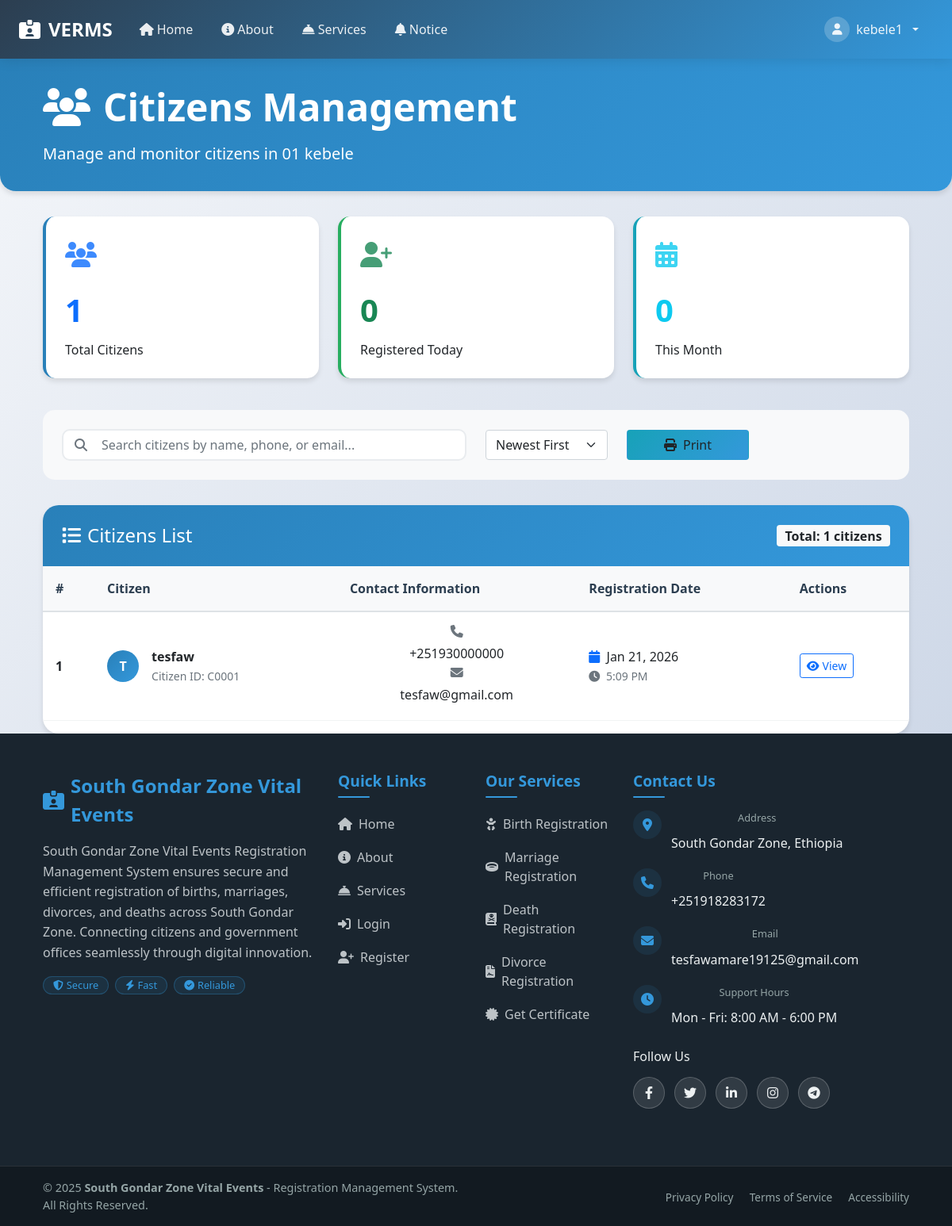
The app's page /kebele_officer/citizens.php (signed in) with its own data.
### tables this page shows
CREATE TABLE `kebeles` (
  `id` int(11) NOT NULL,
  `zone_id` int(11) NOT NULL,
  `woreda_id` int(11) NOT NULL,
  `kebele_name` varchar(100) NOT NULL,
  `phone` varchar(20) NOT NULL,
  `kebele_officer_id` int(11) NOT NULL,
  `created_at` timestamp NOT NULL DEFAULT current_timestamp()
);

CREATE TABLE `users` (
  `id` int(11) NOT NULL,
  `fullname` varchar(100) NOT NULL,
  `username` varchar(50) NOT NULL,
  `email` varchar(100) NOT NULL,
  `phone` varchar(30) NOT NULL,
  `kebele` varchar(100) NOT NULL,
  `woreda` varchar(100) NOT NULL,
  `zone` varchar(100) NOT NULL,
  `password` varchar(255) NOT NULL,
  `role` enum('kebele','woreda','zone','admin','citizen','statistician') NOT NULL,
  `status` enum('active','inactive') DEFAULT 'active',
  `active` tinyint(1) DEFAULT 1,
  `created_at` timestamp NOT NULL DEFAULT current_timestamp(),
  `security_answer` varchar(255) DEFAULT NULL,
  `security_question` varchar(255) DEFAULT NULL
);

### kebele_officer/citizens.php (the view, shortened to what this page needs)
<?php
require_once '../includes/db_connection.php';
$officer_id = $_SESSION['user_id'];
$stmt = $conn->prepare("SELECT kebele_name FROM kebeles WHERE kebele_officer_id = ?");
$stmt->bind_param("i", $officer_id);
$stmt->execute();
$kebele = $stmt->get_result()->fetch_assoc();
$kebele_name = $kebele['kebele_name'];
$stmt = $conn->prepare("SELECT fullname, phone, email, created_at FROM users WHERE role = 'citizen' AND kebele = ? ORDER BY id DESC");
$stmt->bind_param("s", $kebele_name);
$stmt->execute();
$citizens = $stmt->get_result();
$total_citizens = $citizens->num_rows;
$today_citizens = $conn->query("SELECT COUNT(*) as count FROM users WHERE role = 'citizen' AND kebele = '$kebele_name' AND DATE(created_at) = CURDATE()")->fetch_assoc()['count'];
$month_citizens = $conn->query("SELECT COUNT(*) as count FROM users WHERE role = 'citizen' AND kebele = '$kebele_name' AND MONTH(created_at) = MONTH(CURDATE()) AND YEAR(created_at) = YEAR(CURDATE())")->fetch_assoc()['count'];
?>
<!DOCTYPE html>
<html lang='en'>
<head>
    <link href='https://cdn.jsdelivr.net/npm/bootstrap@5.3.0/dist/css/bootstrap.min.css' rel='stylesheet'>
    <link rel="stylesheet" href="https://cdnjs.cloudflare.com/ajax/libs/font-awesome/6.4.0/css/all.min.css">
</head>
<body>
<?php include_once __DIR__ . '/../includes/header.php'; ?>
<div class="dashboard-header">
    <div class="container">
        <div class="row align-items-center">
            <div class="col-md-8">
                <h1 class="display-5 fw-bold mb-3">
                    <i class="fas fa-users me-3"></i>Citizens Management
                </h1>
                <p class="lead mb-0">Manage and monitor citizens in <strong><?= htmlspecialchars($kebele_name) ?></strong> kebele</p>
            </div>
            <div class="col-md-4 text-end">
            </div>
        </div>
    </div>
</div>
<div class="container">
    <div class="row mb-4">
        <div class="col-md-4 mb-3">
            <div class="stat-card total">
                <div class="stat-icon text-primary">
                    <i class="fas fa-users"></i>
                </div>
                <div class="stat-number text-primary"><?= $total_citizens ?></div>
                <div class="stat-label">Total Citizens</div>
            </div>
        </div>
        <div class="col-md-4 mb-3">
            <div class="stat-card today">
                <div class="stat-icon text-success">
                    <i class="fas fa-user-plus"></i>
                </div>
                <div class="stat-number text-success"><?= $today_citizens ?></div>
                <div class="stat-label">Registered Today</div>
            </div>
        </div>
        <div class="col-md-4 mb-3">
            <div class="stat-card month">
                <div class="stat-icon text-info">
                    <i class="fas fa-calendar-alt"></i>
                </div>
                <div class="stat-number text-info"><?= $month_citizens ?></div>
                <div class="stat-label">This Month</div>
            </div>
        </div>
    </div>
    <div class="filter-section no-print">
        <div class="row align-items-center">
            <div class="col-md-6">
                <div class="search-box">
                    <i class="fas fa-search"></i>
                    <input type="text" class="form-control" placeholder="Search citizens by name, phone, or email..." id="searchInput">
                </div>
            </div>
            <div class="col-md-6">
                <div class="row">
                    <div class="col-md-4">
                        <select class="form-select" id="sortFilter">
                            <option value="newest">Newest First</option>
                        </select>
                    </div>
                    <div class="col-md-4">
                        <button class="btn btn-print btn-custom w-100" onclick="printCitizens()">
                            <i class="fas fa-print me-2"></i>Print
                        </button>
                    </div>
                </div>
            </div>
        </div>
    </div>
    <div class="main-card">
        <div class="card-header-custom no-print">
            <div class="row align-items-center">
                <div class="col-md-6">
                    <h4 class="mb-0">
                        <i class="fas fa-list me-2"></i>Citizens List
                    </h4>
                </div>
                <div class="col-md-6 text-end">
                    <span class="badge bg-light text-dark fs-6">Total: <?= $total_citizens ?> citizens</span>
                </div>
            </div>
        </div>
        <div class="card-body p-0">
            <?php if ($citizens->num_rows > 0): ?>
                            <?php
                            $citizens->data_seek(0);
                            ?>
                <div class="table-responsive">
                    <table class="table table-custom table-hover">
                        <thead>
                            <tr>
                                <th>#</th>
                                <th>Citizen</th>
                                <th>Contact Information</th>
                                <th>Registration Date</th>
                                <th class="no-print">Actions</th>
                            </tr>
                        </thead>
                        <tbody>
                            <?php
                            $i = 1;
                            $citizens->data_seek(0);
                            while ($row = $citizens->fetch_assoc()):
                                $initials = getInitials($row['fullname']);
                                $registration_date = date('M j, Y', strtotime($row['created_at']));
                            ?>
                            <tr>
                                <td class="fw-bold"><?= $i ?></td>
                                <td>
                                    <div class="d-flex align-items-center">
                                        <div class="citizen-avatar me-3">
                                            <?= $initials ?>
                                        </div>
                                        <div>
                                            <strong><?= htmlspecialchars($row['fullname']) ?></strong>
                                            <br>
                                            <small class="text-muted">Citizen ID: C<?= str_pad($i, 4, '0', STR_PAD_LEFT) ?></small>
                                        </div>
                                    </div>
                                </td>
                                <td>
                                    <div class="contact-info">
                                        <i class="fas fa-phone"></i>
                                        <span><?= htmlspecialchars($row['phone']) ?></span>
                                    </div>
                                    <div class="contact-info">
                                        <i class="fas fa-envelope"></i>
                                        <span><?= htmlspecialchars($row['email']) ?></span>
                                    </div>
                                </td>
                                <td>
                                    <i class="fas fa-calendar text-primary me-1"></i>
                                    <?= $registration_date ?>
                                    <br>
                                    <small class="text-muted">
                                        <i class="fas fa-clock me-1"></i>
                                        <?= date('g:i A', strtotime($row['created_at'])) ?>
                                    </small>
                                </td>
                                <td class="no-print">
                                    <div class="btn-group">
                                        <button class="btn btn-outline-primary btn-sm" onclick="viewCitizenDetails('<?= htmlspecialchars($row['fullname']) ?>', '<?= htmlspecialchars($row['phone']) ?>', '<?= htmlspecialchars($row['email']) ?>')">
                                            <i class="fas fa-eye me-1"></i>View
                                        </button>
                                    </div>
                                </td>
                            </tr>
                            <?php $i++; endwhile; ?>
                        </tbody>
                    </table>
                </div>
            <?php endif; ?>
        </div>
    </div>
</div>
<?php
function getInitials($name) {
    $words = explode(' ', $name);
    $initials = '';
    foreach ($words as $word) {
        $initials .= strtoupper(substr($word, 0, 1));
    }
    return substr($initials, 0, 2);
}
?>
<?php include '../includes/footer.php'; ?>
</body>
</html>

### kebele_officer/citizens.php (style rules this page uses)
:root { --primary-color: #2c3e50; --secondary-color: #3498db; --success-color: #27ae60; --warning-color: #f39c12; --danger-color: #e74c3c; --info-color: #17a2b8; --citizen-color: #2980b9; --light-bg: #f8f9fa; --card-shadow: 0 4px 6px rgba(0, 0, 0, 0.1); --hover-shadow: 0 8px 15px rgba(0, 0, 0, 0.15); }
body { background: linear-gradient(135deg, #f5f7fa 0%, #c3cfe2 100%); min-height: 100vh; font-family: 'Segoe UI', Tahoma, Geneva, Verdana, sans-serif; }
.dashboard-header { background: linear-gradient(135deg, var(--citizen-color) 0%, #3498db 100%); color: white; padding: 2rem 0; margin-bottom: 2rem; border-radius: 0 0 20px 20px; box-shadow: var(--card-shadow); }
.stat-card { background: white; border: none; border-radius: 15px; padding: 1.5rem; box-shadow: var(--card-shadow); transition: all 0.3s ease; border-left: 4px solid var(--citizen-color); }
.stat-card.total { border-left-color: var(--citizen-color); }
.stat-card.today { border-left-color: var(--success-color); }
.stat-card.month { border-left-color: var(--info-color); }
.stat-number { font-size: 2.5rem; font-weight: 700; margin-bottom: 0.5rem; }
.stat-icon { font-size: 2rem; opacity: 0.8; margin-bottom: 1rem; }
.main-card { background: white; border: none; border-radius: 20px; box-shadow: var(--card-shadow); overflow: hidden; }
.card-header-custom { background: linear-gradient(135deg, var(--citizen-color) 0%, #3498db 100%); color: white; padding: 1.5rem; border-bottom: none; }
.table-custom { margin-bottom: 0; }
.table-custom thead th { background: var(--light-bg); border-bottom: 2px solid #dee2e6; font-weight: 600; color: var(--primary-color); padding: 1rem; }
.table-custom tbody td { padding: 1rem; vertical-align: middle; border-color: #f1f3f4; }
.btn-custom { border-radius: 10px; padding: 0.5rem 1.5rem; font-weight: 600; transition: all 0.3s ease; border: none; }
.btn-print { background: linear-gradient(135deg, var(--info-color) 0%, #3498db 100%); color: white; }
.filter-section { background: var(--light-bg); padding: 1.5rem; border-radius: 15px; margin-bottom: 2rem; }
.search-box { position: relative; }
.search-box input { padding-left: 3rem; border-radius: 10px; border: 2px solid #e9ecef; }
.search-box i { position: absolute; left: 1rem; top: 50%; transform: translateY(-50%); color: #6c757d; }
.citizen-avatar { width: 40px; height: 40px; background: linear-gradient(135deg, var(--citizen-color) 0%, #3498db 100%); border-radius: 50%; display: flex; align-items: center; justify-content: center; color: white; font-weight: 600; font-size: 1rem; }
.contact-info { display: flex; align-items: center; gap: 8px; margin-bottom: 4px; }
.contact-info i { width: 16px; color: #6c757d; }

### includes/header.php (style rules this page uses)
:root { --primary-color: #2c3e50; --secondary-color: #3498db; --accent-color: #e74c3c; --success-color: #27ae60; --warning-color: #f39c12; --light-color: #ecf0f1; --dark-color: #2c3e50; --gradient-primary: linear-gradient(135deg, #2c3e50 0%, #3498db 100%); --gradient-secondary: linear-gradient(135deg, #3498db 0%, #2c3e50 100%); --shadow: 0 4px 6px rgba(0, 0, 0, 0.1); --transition: all 0.3s ease; }

### includes/footer.php (style rules this page uses)
:root { --primary-color: #2c3e50; --secondary-color: #3498db; --accent-color: #e74c3c; --success-color: #27ae60; --warning-color: #f39c12; --light-color: #ecf0f1; --dark-color: #1a252f; --gradient-primary: linear-gradient(135deg, #2c3e50 0%, #3498db 100%); --gradient-secondary: linear-gradient(135deg, #3498db 0%, #2c3e50 100%); --shadow: 0 4px 6px rgba(0, 0, 0, 0.1); --transition: all 0.3s ease; }
.contact-info { display: flex; flex-direction: column; }

### records on screen
kebeles: kebele_name "01"
users: fullname "T", fullname "tesfaw", i "0001", phone "+251930000000", email "tesfaw@gmail.com", created_at "Jan 21, 2026", created_at "5:09 PM"

### other values on screen
$_SESSION['username'] "kebele1"
$total_citizens "1"
$today_citizens "0"
$month_citizens "0"
